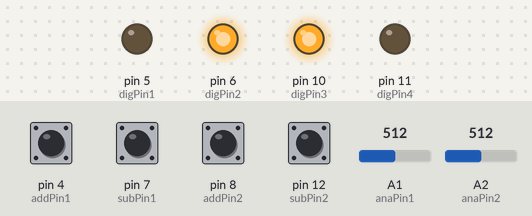
Bench run of a sketch on a simulated Arduino Uno, built with avr-gcc and run on an emulated ATmega328P. Shown: output pins drawn as LEDs (lit = HIGH). The inputs (shaded band) are chosen by the test bench; at power-on: pin 4 (addPin1), pin 7 (subPin1), pin 8 (addPin2), pin 12 (subPin2) HIGH, A1 (anaPin1) = 512, A2 (anaPin2) = 512. What the sketch prints to the serial monitor is not drawn.

Above: at 1.2 s.
1.3 s: A1 (anaPin1) set to 122
At 2.1 s:
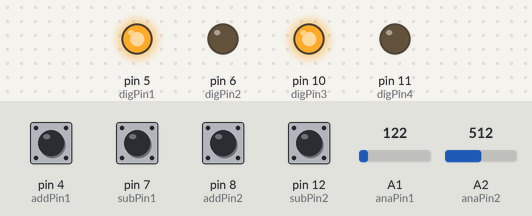
2.8 s: A2 (anaPin2) set to 122
At 3.2 s:
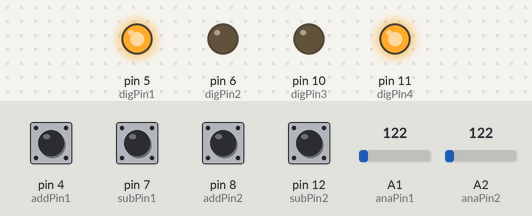
4.3 s: A1 (anaPin1) set to 306
At 5.6 s:
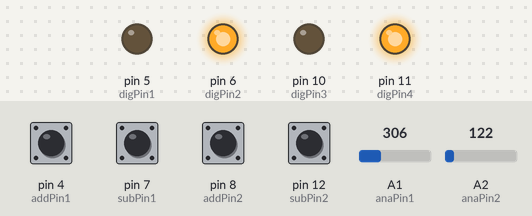
7.4 s: A2 (anaPin2) set to 306
At 7.9 s:
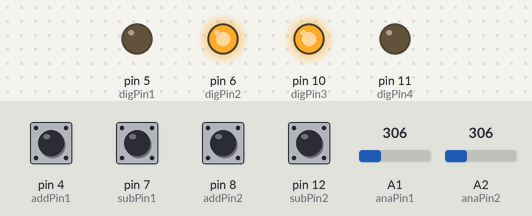
8.9 s: A2 (anaPin2) set to 0
At 10.3 s:
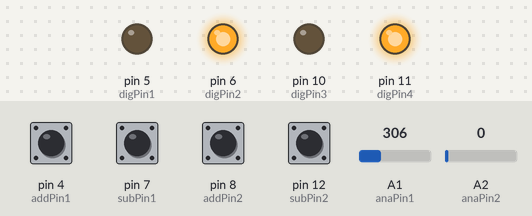
Timing chart, 0 to 11.4 s (numbered marks = the images above; inputs shaded):
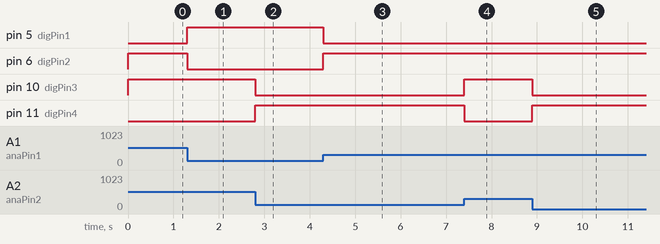

The sketch:

levitator_repulsion.ino
```cpp
//=========================================================|
//     Ekobots Innovation Ltda - www.ekobots.com.br        |
//        Juan Sirgado y Antico - www.jsya.com.br          |
//---------------------------------------------------------|
//        Program Magnetic Levitator - 2018/05/15          |
//               All rights reserved 2018                  |
//=========================================================|
int anaPin1 = 1;   // Arduino Analog Pin 1;
int anaPin2 = 2;   // Arduino Analog Pin 2;
int digPin1 = 5;   // Arduino Digital Pin 5;
int digPin2 = 6;   // Arduino Digital Pin 6;
int digPin3 = 10;  // Arduino Digital Pin 10;
int digPin4 = 11;  // Arduino Digital Pin 11;
int addPin1 = 4;   // Arduino Digital Pin 4;
int subPin1 = 7;   // Arduino Digital Pin 7;
int addPin2 = 8;   // Arduino Digital Pin 8;
int subPin2 = 12;  // Arduino Digital Pin 12;
//
int     anaValX = 0;  // Analogic read(hall effect sensor 1 X axis) value;
int     anaValY = 0;  // Analogic read(hall effect sensor 2 Y axis) value;
boolean digValR = 0;  // Digital write(electromagnet X Rigth) value;
boolean digValL = 0;  // Digital write(electromagnet X Left) value;
boolean digValF = 0;  // Digital write(electromagnet Y Front) value;
boolean digValB = 0;  // Digital write(electromagnet Y Back) value;
//
int levValX = 228;   // Levitation point value for the X axis;
int levValY = 228;   // Levitation point value for the Y axis;
int dlyVal = 250;    // Delay in micro seconds(Electromagnet frequency);
//---------------------------------------------------------|
void setup()
{
   // Levitator initialization begin;
   Serial.begin(57600);
   Serial.println("Levitator by JSyA");
   Serial.println("Starting...");
   // Digital pins work mode setup;
   pinMode(digPin1, OUTPUT);
   pinMode(digPin2, OUTPUT);
   pinMode(digPin3, OUTPUT);
   pinMode(digPin4, OUTPUT);
   pinMode(addPin1, INPUT_PULLUP);
   pinMode(subPin1, INPUT_PULLUP);
   pinMode(addPin2, INPUT_PULLUP);
   pinMode(subPin2, INPUT_PULLUP);
   // Levitator initialization end;
   Serial.println("Started.");
}
//---------------------------------------------------------|
void loop()
{
   // Hall effect sensor read (magnetic field intensity) X axis;
   anaValX = analogRead(anaPin1);
   // Hall effect sensor read (magnetic field intensity) X axis;
   anaValY = analogRead(anaPin2);
   // Levitation point fine tune with the switches;
   lev_point();
   // Check the levitation point X axis;
   digValR = LOW;
   digValL = LOW;
   if (anaValX < levValX) digValR = HIGH;
   if (anaValX > levValX) digValL = HIGH;
   // Check the levitation point Y axis;
   digValF = LOW;
   digValB = LOW;
   if (anaValY > levValY) digValF = HIGH;
   if (anaValY < levValY) digValB = HIGH;
   // Turn ON/OFF the electromagnets;
   // With base on sensors value and the levitation points;
   digitalWrite(digPin1, digValR);
   digitalWrite(digPin2, digValL);
   digitalWrite(digPin3, digValF);
   digitalWrite(digPin4, digValB);
   delayMicroseconds(dlyVal);
}
//---------------------------------------------------------|
void lev_point()
// Levitation point fine tune with the switches;
{
     // Increase the value of levitation point X axis;
   if (digitalRead(addPin1) == LOW)
   {
      levValX++;
      value_log();
      delay(250);
   }
   // Decrease the value Of levitation point X axis;
   if (digitalRead(subPin1) == LOW)
   {
      levValX--;
      value_log();
      delay(250);
   }
     // Increase the value of levitation point Y axis;
   if (digitalRead(addPin2) == LOW)
   {
      levValY++;
      value_log();
      delay(250);
   }
   // Decrease the value of levitation point Y axis;
   if (digitalRead(subPin2) == LOW)
   {
      levValY--;
      value_log();
      delay(250);
   }
}
//---------------------------------------------------------|
void value_log()
// Analog/Digital/Levitation values print;
{
   // Show the hall effect sensor value for X;
   Serial.print("anaValX=[");
   Serial.print(anaValX);
   Serial.print("]-");
   // Show the hall effect sensor value for Y;
   Serial.print("anaValY=[");
   Serial.print(anaValY);
   Serial.print("]-");
   // Show the electromagnet Right state On=1/Off=0;
   Serial.print("digValR=[");
   Serial.print(digValR);
   Serial.print("]-");
   // Show the electromagnet Left state On=1/Off=0;
   Serial.print("digValL=[");
   Serial.print(digValL);
   Serial.print("]-");
   // Show the electromagnet Front state On=1/Off=0;
   Serial.print("digValF=[");
   Serial.print(digValF);
   Serial.print("]-");
   // Show the electromagnet Back state On=1/Off=0;
   Serial.print("digValB=[");
   Serial.print(digValB);
   Serial.print("]-");
   // Show the levitation point value X axis;
   Serial.print("levValX=[");
   Serial.print(levValX);
   Serial.print("]-");
   // Show the levitation point value Y axis;
   Serial.print("levValY=[");
   Serial.print(levValY);
   Serial.println("];");
}
//=========================================================|
```

Measured:
- after the input at 1.3 s, pin 5 (digPin1): LOW → HIGH at once; pin 6 (digPin2): HIGH → LOW at once
- after the input at 2.8 s, pin 10 (digPin3): HIGH → LOW at once; pin 11 (digPin4): LOW → HIGH at once
- after the input at 4.3 s, pin 5 (digPin1): HIGH → LOW at once; pin 6 (digPin2): LOW → HIGH at once
- after the input at 7.4 s, pin 10 (digPin3): LOW → HIGH at once; pin 11 (digPin4): HIGH → LOW at once
- after the input at 8.9 s, pin 10 (digPin3): HIGH → LOW at once; pin 11 (digPin4): LOW → HIGH at once
